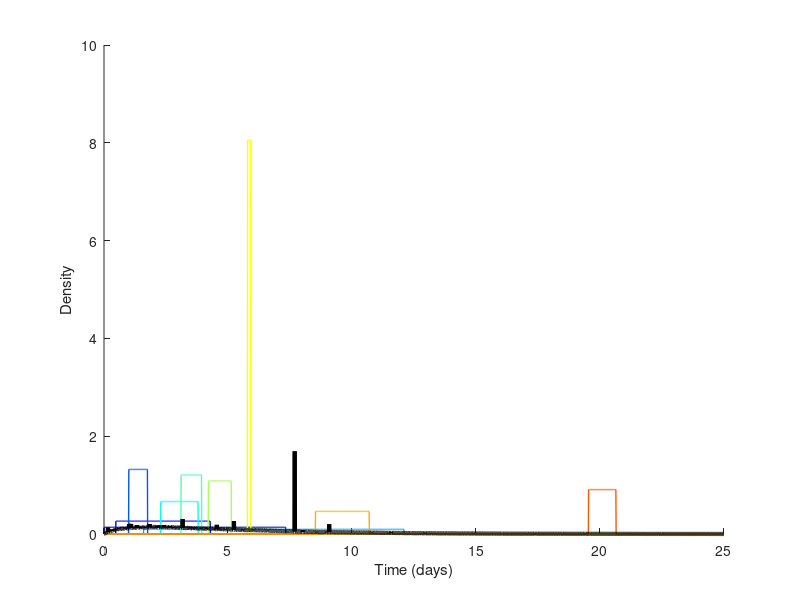
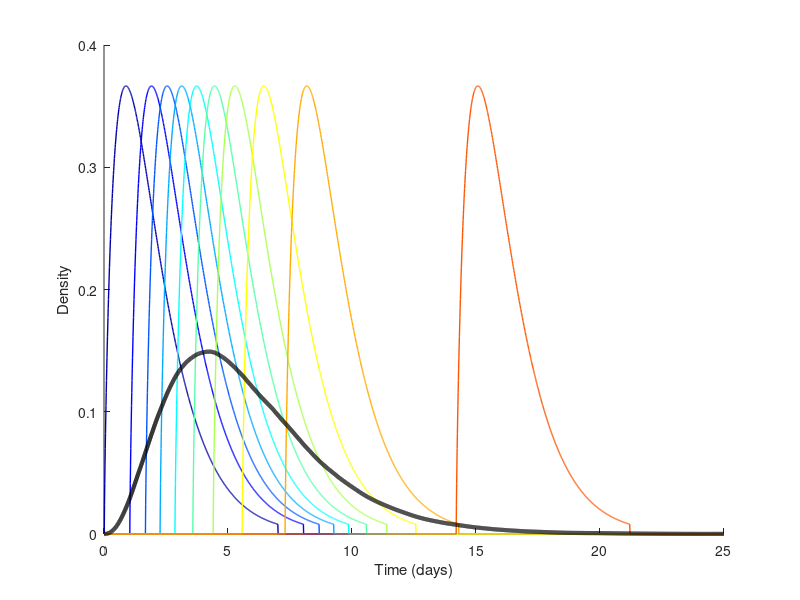
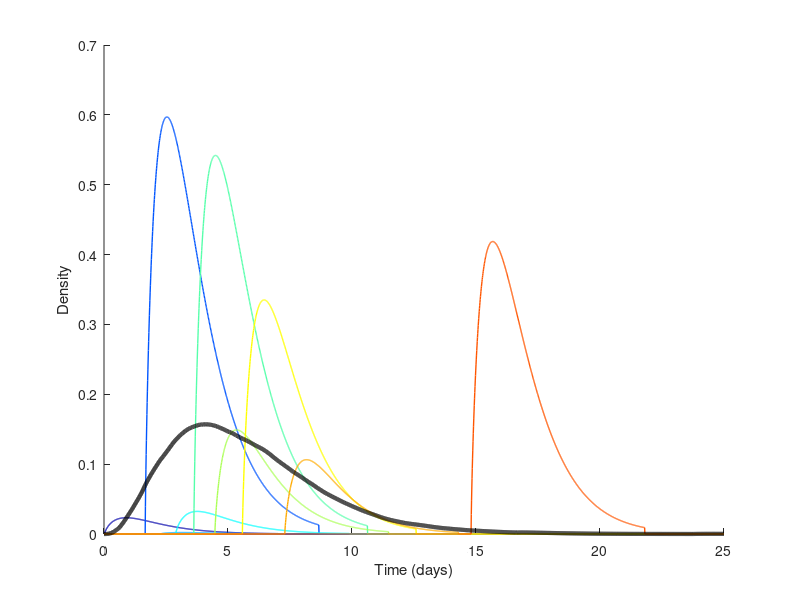
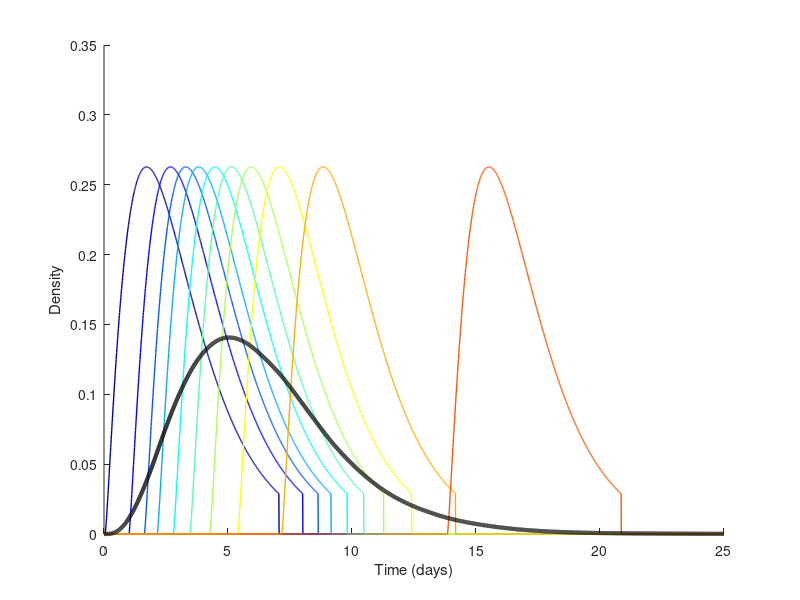

Source code (MATLAB) for these figures, in order:
%% Figure_S5
% Copyright (c) 2020 Lorenzo Pellis
% See LICENCE for licensing information
%
% Random infectivity profile and Lotka-Euler Equation relating growth rate and R0
% Figure S5 and table S1 in the electronic supplementary material of:
% 
% Pellis L, Scarabel F, Stage HB, Overton CE, Chappell LHK, Fearon E, Bennett E, 
% University of Manchester COVID-19 Modelling Group, Lythgoe KA, House TA and Hall I, 
% "Challenges in control of COVID-19: short doubling time and long delay to effect of interventions", 
% Philosophical Transactions of the Royal Society B (2021)

close all;
clearvars;

rng(7); % Fix random seed for reproducibility -- Fig_S5 and Table_S1 obtained with rng(7)
smax = 25; ds = 0.01; vs = 0:ds:smax; ls = length(vs);
np = 10000;
% profiles = {'TVI','TVIlate', 'SEIR','supspr'}; nprof = length(profiles);
profiles = {'SEIR','TVI', 'supspr', 'TVIlate'}; nprof = length(profiles);
vr = [ 0.1; 0.15; 0.2; 0.25; 0.3 ]; lr = length(vr); % Vector of values for the growth rate
doubt = log(2)./vr; % Doubling time
R0 = NaN(lr,nprof);
gentime = NaN(lr,nprof);
Ip = 7; % Baseline duration of infectious period
Dp = 1; % Duration of prodromal period: manually change values 0,1,2,3
Ps = 1; % Proportion of symptomatic infections. Try 1 and 0.5
Fa = 0.5; % Fraction of transmission if asymptomatic
ninfprofplot = 10; % Plot only some infectivity profiles
iinfprofplot = round(linspace(1,np,ninfprofplot)); 
iinfprofplot(end) = round( iinfprofplot(end)-(iinfprofplot(end)-iinfprofplot(end-1))/20 ); % Looks better
cplot = jet(ninfprofplot); % Colours for the different infectivity profiles
set(groot,'defaultAxesColorOrder',cplot);
for iprof = 1:nprof
    ptab = zeros(np,5); % Duration of: Latent (E), Prodromal (P), Infectious (I) period, total infectiousness (R), symptomatic indicator (S)
    omega = zeros(np,ls); % Generation time distribution (scaled down by relative transmission if asymptomatic)
    omega_sympt = zeros(np,ls); % Generation time distribution
    symptoms = NaN(np,ls);
    switch profiles{iprof}
        case 'SEIR'
            Em = 4.84-Dp; Ea = 1; Eb = Em/Ea; % Reconstruct parameters a and b from mean
            ptab(:,1) = sort(random('Gamma',Ea,Eb,[np,1])); % Duration latent period
            Im = 3; Ia = 1; Ib = Im/Ia; % Reconstruct parameters a and b from mean
            ptab(:,3) = random('Gamma',Ia,Ib,[np,1]); % Duration infectious period
            ptab(:,4) = 1; % No further variation in total infectiousness
        case 'TVI' % Gamma-shaped infectivity with mean 2 and std 1.5
            Em = 4.84-Dp; Es = 2.79; Ea = (Em/Es)^2; Eb = Es^2/Em; % Reconstruct parameters a and b from mean and standard deviation 
            ptab(:,1) = sort(random('Gamma',Ea,Eb,[np,1])); % Duration of latent period
            ptab(:,3) = 7;
            Om = 2; Os = 1.5; Oa = (Om/Os)^2; Ob = Os^2/Om;  % Reconstruct parameters a and b from mean and standard deviation 
            vO = pdf('Gamma',0:ds:ptab(1,3),Oa,Ob); lO = length(vO);
            ptab(:,4) = 1; % No variation in total infectiousness
            appintO = (ds*trapz(vO)); vO = vO / appintO; intO = ds*trapz(vO);
            disp(['Original truncation = ',num2str(1-appintO),'; Corrected truncation = ',num2str(1-intO)])
        case 'supspr' % Gamma-shaped infectivity with mean 2 and std 1.5, but variability in total infectivity
            Em = 4.84-Dp; Es = 2.79; Ea = (Em/Es)^2; Eb = Es^2/Em; % Reconstruct parameters a and b from mean and standard deviation 
            ptab(:,1) = sort(sort(random('Gamma',Ea,Eb,[np,1]))); % Duration of latent period
            ptab(:,3) = Ip;
            Om = 2; Os = 1.5; Oa = (Om/Os)^2; Ob = Os^2/Om; % Reconstruct parameters a and b from mean and standard deviation 
            vO = pdf('Gamma',0:ds:ptab(1,3),Oa,Ob); lO = length(vO);
            k = 0.25; Km = 1; Ks = 1/sqrt(k); Ka = (Km/Ks)^2; Kb = Ks^2/Km; 
            ptab(:,4) = random('Gamma',Ka,Kb,[np,1]); % Variation in total infectiousness
            appintO = (ds*trapz(vO)); vO = vO / appintO; intO = ds*trapz(vO);
            disp(['Original truncation = ',num2str(1-appintO),'; Corrected truncation = ',num2str(1-intO)])
        case 'TVIlate' % Gamma-shaped infectivity with mean 3 and std 1.5
            Em = 4.84-Dp; Es = 2.79; Ea = (Em/Es)^2; Eb = Es^2/Em; % Reconstruct parameters a and b from mean and standard deviation 
            ptab(:,1) = sort(random('Gamma',Ea,Eb,[np,1])); % Duration of latent period
            ptab(:,3) = 7;
            Om = 3; Os = 2; Oa = (Om/Os)^2; Ob = Os^2/Om; % Reconstruct parameters a and b from mean and standard deviation 
            vO = pdf('Gamma',0:ds:ptab(1,3),Oa,Ob); lO = length(vO);
            ptab(:,4) = 1; % No variation in total infectiousness
            appintO = (ds*trapz(vO)); vO = vO / appintO; intO = ds*trapz(vO);
            disp(['Original truncation = ',num2str(1-appintO),'; Corrected truncation = ',num2str(1-intO)])
        otherwise
            error('No good profile specified');
    end
    ptab(:,5) = (rand(np,1) < Ps); % 1 if symptomatic, 0 if asymptomatic

    
    for ip = 1:np
        ptab(ip,2) = Dp; % Duration prodromal period
        if strcmp(profiles{iprof},'SEIR')
            vO = ones(size(0:ds:ptab(ip,3)))/ptab(ip,3); lO = length(vO);
        end
        iE = ceil(ptab(ip,1)/ds); % index at which the infectious period starts
        iD = ceil((ptab(ip,1)+ptab(ip,2))/ds); % index at which symptoms appear (if symptomatic)
        iR = ceil((ptab(ip,1)+ptab(ip,3))/ds); % index at which symptoms stop (if symptomatic)
        if (iE+lO) <= ls
            omega(ip,(iE+1):(iE+lO)) = vO;
        else
            omega(ip,(iE+1):ls) = vO(1:(ls-iE));
        end
        if ptab(ip,5) == 1
            omega_sympt(ip,:) = ptab(ip,4) * omega(ip,:);
        else
            omega_sympt(ip,:) = Fa * ptab(ip,4) * omega(ip,:);
        end
        symptoms(ip,(iD+1):min(iR,ls)) = ptab(ip,5);
    end
    figure(iprof); clf; hold on;
    plot(vs,omega_sympt(iinfprofplot,:),'Linewidth',1);
    avomega = mean(omega,1);
    avomega_sympt = mean(omega_sympt,1);
    gt = ds*trapz(vs.*avomega_sympt);
    symptoms(isnan(symptoms)) = 0;
    avsymptoms = mean(symptoms,1);
    xlabel('Time (days)');
    ylabel('Density');
    plot(vs,avomega_sympt,'k','Linewidth',3);


    for ir = 1:lr
        r = vr(ir);
        R0(ir,iprof) = 1 / (ds*trapz(avomega.*exp(-r*vs)));
        gentime(ir,iprof) = gt;
    end

end
output = [vr, doubt, R0, gentime];
% Figure_S5 manually saved from figure(2) (i.e. TVI) with following options: 
% rng(7), Dp = 1 (i.e. 1-day prodromal period), Ps = 1, Fa = 0.5

% Table_S1 values obtained from variable "output" setting rng(7), and manually
% changing Dp to values 0, 1, 2 and 3, and copying in Table_S1.xlsx
% the correct columns (i.e. 1, 2, 4, 6 for Table_S1A and 1, 2, 3, 5 for
% Table_S1B). The last columns (gentime) are independent of growth rates
% and are copied at the bottom of the table (columns 8 and 10 for Table_S1A
% and columns 7 and 9 for Table_S1B).